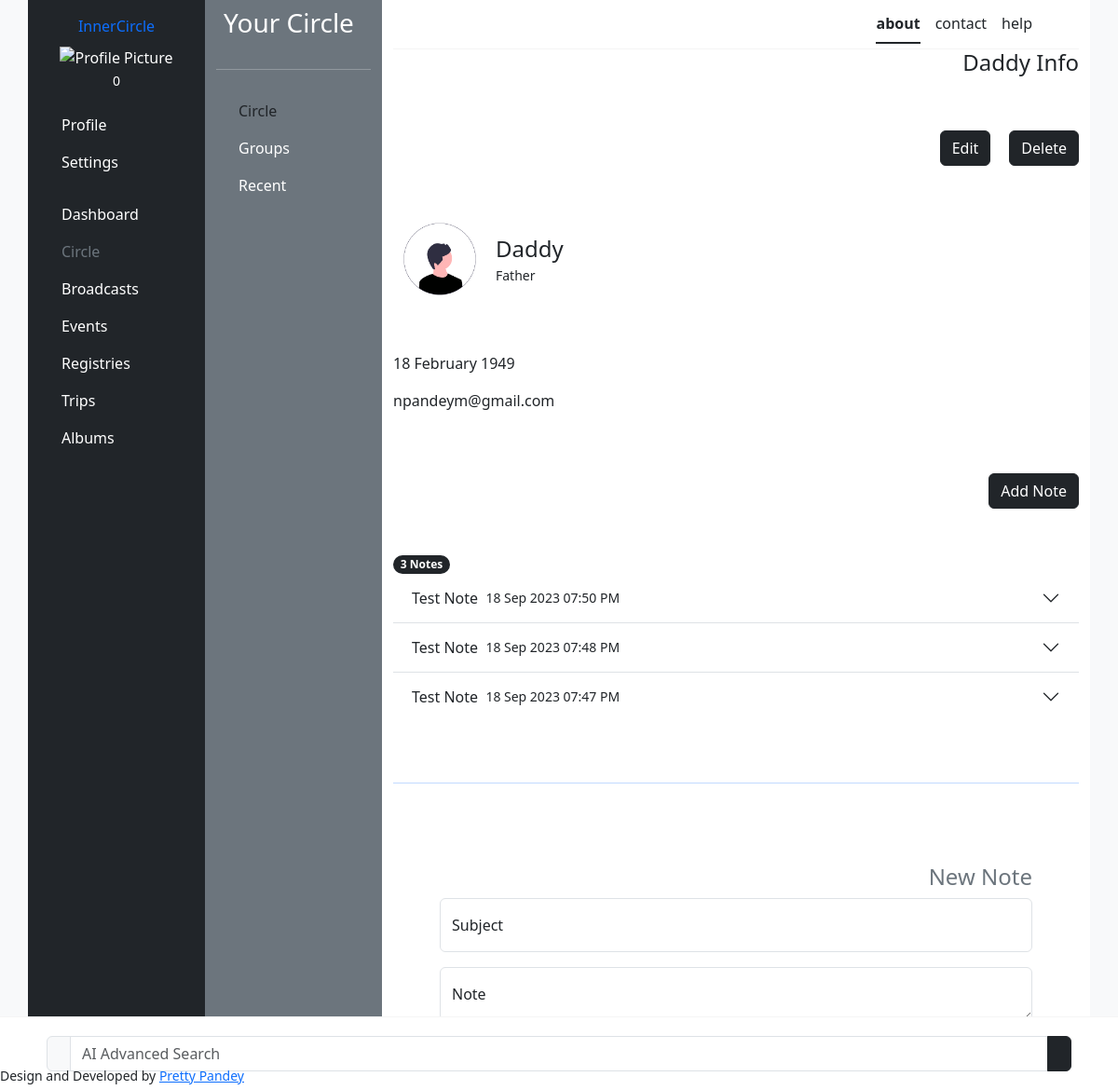
Screenshot of /member_detail/1/ (signed in) with the database file from the repository.
### circle/models.py (models this page shows, shortened)
class Member(models.Model):
    user = models.ForeignKey(User, on_delete=models.CASCADE, related_name='circle_members')
    created = models.DateTimeField(auto_now_add=True)
    updated = models.DateTimeField(auto_now=True)
    name = models.CharField(max_length=255)
    email = models.EmailField()
    image = models.ImageField(upload_to='member_images/', default='')
    relationship = models.CharField(max_length=255)
    date_of_birth = models.DateField(null=True, blank=True)
    class Meta:
        ordering = ['-name']

class Note(models.Model):
    member = models.ForeignKey(Member, on_delete=models.CASCADE, related_name='member_notes')
    subject = models.CharField(max_length=255)
    created = models.DateTimeField(auto_now_add=True)
    updated = models.DateTimeField(auto_now= True)
    content = models.TextField()
    class Meta:
        ordering = ['-created']

### circle/views.py (the view, shortened to what this page needs)
# urls.py: path('member_detail/<str:member_id>/', views.member_detail, name='member_detail'),
@login_required(login_url='signIn')
def member_detail(request, member_id):
    template = 'circle/member_detail.html'
    member = Member.objects.get(pk=member_id)
    form = NoteForm()
    context = {
        'member': member,
        'form': form,
    }
    return render(request, template, context)

### circle/forms.py
class NoteForm(forms.ModelForm):
    subject = forms.TextInput()
    members = forms.Textarea()
    class Meta:
        model = Note
        fields = (
            'subject',
            'content',
        )
        widgets = {
            'subject': forms.TextInput(attrs={'class': 'form-control', 'placeholder': 'Subject'}),
            'content': forms.Textarea(attrs={'class': 'form-control', 'placeholder': 'Note'}),
        }

### users/templatetags/cache_bust.py (called while the page is built)
@register.simple_tag(name='cache_bust')
def cache_bust():
    if settings.DEBUG:
        version = uuid.uuid1()
    else:
        version = os.environ.get('PROJECT_VERSION')
        if version is None:
            version = '1'
    return '__v__={version}'.format(version=version)

### templates/circle/member_detail.html (shortened to what this page needs)
{% extends 'base.html' %}
{% load cache_bust %}
{% load static %}
{% load bootstrap_icons %}
{% block css %}<link rel="stylesheet" href="{% static 'scss/circle.scss' %}?{% cache_bust %}">{% endblock %}
{% block content %}
<section class="d-flex flex-column justify-content-between" style="gap: 50px">
    <div class="d-flex justify-content-between align-items-center" >
        <h4 class="text-dark text-end"> {{member.name}} Info</h4>
    </div>
    <div class="d-flex justify-content-end" style="gap: 20px;">
        <a class="btn btn-dark" href="{% url 'edit_member' member.id %}">{% bs_icon 'pen-fill' %} Edit</a>
        <a class="btn btn-dark" href="{% url 'delete_member' member.id %}">{% bs_icon 'trash3-fill' %} Delete</a>
    </div>
    <div class="d-flex align-items-center" style="gap: 10px">
        <img src="{{ member.image.url }}" alt="Member Image" style="width: 100px; height: 100px; object-fit: cover; border-radius: 50%;">
        <div>
            <span style="font-size:1.5em;">{{ member.name }}</span><br>
            <span><small>{{ member.relationship }}</small></span>
        </div>
    </div>
    <div>
        <p>{% bs_icon 'balloon' %} {{ member.date_of_birth|date:"d F Y" }}</p>
        <p>{% bs_icon 'envelope-at' %} {{ member.email }}</p>
    </div>
    <div class="d-flex justify-content-end">
        <a href="" class="btn btn-dark">Add Note</a>
    </div>
    <div>
        <span class="badge bg-dark rounded-pill">{{ member.member_notes.count }} Notes</span>
        {% if member.member_notes.all %}
        <div class="accordion accordion-flush">
            {% for note in member.member_notes.all %}
            <div class="accordion-item">
                <h2 class="accordion-header">
                  <button class="accordion-button collapsed" type="button" data-bs-toggle="collapse" data-bs-target="#flush-collapse{{ note.id }}" aria-expanded="false" aria-controls="flush-collapseOne">
                    {{ note.subject }}&nbsp;&nbsp;<small>{{ note.created|date:"d M Y"}}  {{note.created|time:"h:i A"}}</small>
                  </button>
                </h2>
              </div>
            {% endfor %}
        </div>
        {% else %}
        <p>You current have no notes about {{ member.name }}</p>
        {% endif %}
    </div>
    <hr class="text-primary">
    <div id="addNote">
        <form class="form" action="{% url 'member_detail' member.id %}" method="POST" enctype="multipart/form-data">
            <h4 class="text-secondary text-end"> New Note</h4>
            <div class="form-floating mb-3">
                {{ form.subject }}
                <label for="subject">Subject</label>
            </div>
            <div class="form-floating mb-3">
                {{ form.content }}
                <label for="content">Note</label>
            </div>
            <button type="submit" class="btn btn-dark">Add Note</button>
        </form>
    </div>
</section>
{% endblock %}

### templates/components/search-bar.html (style rules this page uses)
form { margin: 20px 0; padding: 0 50px; }

### rows the page displays
Member: name "Daddy", image (picture), relationship "Father", date_of_birth "18 February 1949", email "npandeym@gmail.com", member_notes.count "3"
Note: subject "Test Note", created "18 Sep 2023", created "07:50 PM"
Note: subject "Test Note", created "18 Sep 2023", created "07:48 PM"
Note: subject "Test Note", created "18 Sep 2023", created "07:47 PM"
